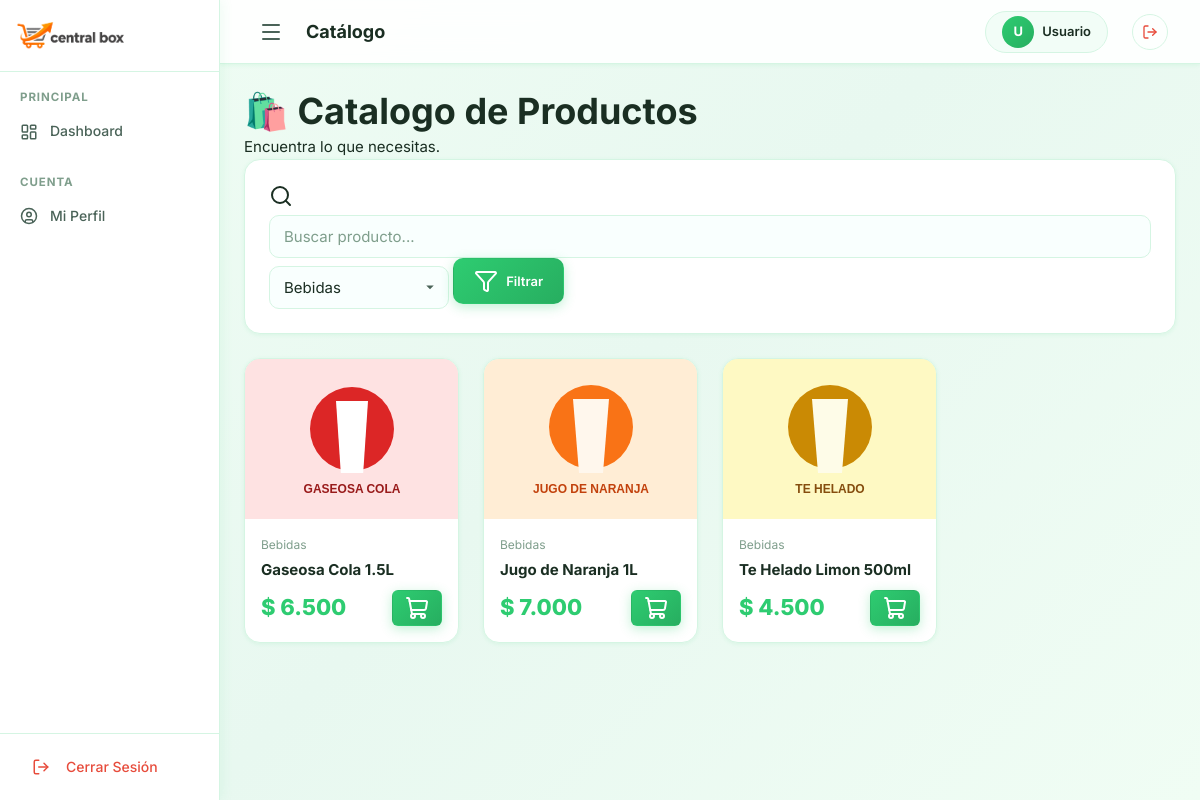
Screenshot of /public/index.php?controller=productos&action=catalogo&categoria=1 with the database file from the repository.
### tables this page shows
CREATE TABLE IF NOT EXISTS productos (
    id           INT UNSIGNED AUTO_INCREMENT PRIMARY KEY,
    nombre       VARCHAR(100)       NOT NULL,
    descripcion  TEXT               NULL,
    precio       DECIMAL(12,2)      NOT NULL DEFAULT 0.00,
    stock        INT                NOT NULL DEFAULT 0,
    stock_minimo INT                NOT NULL DEFAULT 5,
    imagen       VARCHAR(255)       NULL,
    categoria_id INT UNSIGNED       NULL,
    vendedor_id  INT UNSIGNED       NULL,
    activo       TINYINT(1)         NOT NULL DEFAULT 1,
    created_at   DATETIME           NOT NULL DEFAULT CURRENT_TIMESTAMP,
    updated_at   DATETIME           NOT NULL DEFAULT CURRENT_TIMESTAMP ON UPDATE CURRENT_TIMESTAMP,

    CONSTRAINT fk_producto_categoria
        FOREIGN KEY (categoria_id) REFERENCES categorias(id)
        ON DELETE SET NULL ON UPDATE CASCADE,

    CONSTRAINT fk_producto_vendedor
        FOREIGN KEY (vendedor_id) REFERENCES usuarios(id)
        ON DELETE SET NULL ON UPDATE CASCADE
);

CREATE TABLE IF NOT EXISTS categorias (
    id          INT UNSIGNED AUTO_INCREMENT PRIMARY KEY,
    nombre      VARCHAR(80)         NOT NULL UNIQUE,
    descripcion VARCHAR(255)        NULL,
    imagen      VARCHAR(255)        NULL,
    activa      TINYINT(1)          NOT NULL DEFAULT 1,
    created_at  DATETIME            NOT NULL DEFAULT CURRENT_TIMESTAMP
);

### controllers/ProductoController.php (called while the page is built, shortened)
<?php
require_once MODELS_PATH . '/Producto.php';
require_once MODELS_PATH . '/Categoria.php';
class ProductoController
{
    private Producto  $productoModel;
    private Categoria $categoriaModel;
    public function __construct()
    {
        $this->productoModel  = new Producto();
        $this->categoriaModel = new Categoria();
    }
    public function catalogo(): void
    {
        $pageTitle  = 'Catálogo';
        $categoriaId= (int)($_GET['categoria'] ?? 0) ?: null;
        $busqueda   = trim($_GET['busqueda']   ?? '');
        $page       = max(1, (int)($_GET['page'] ?? 1));
        $offset     = ($page - 1) * ITEMS_PER_PAGE;
        $productos  = $this->productoModel->getAll($categoriaId, $busqueda ?: null, ITEMS_PER_PAGE, $offset);
        $categorias = $this->categoriaModel->getAll(true);
        require_once VIEWS_PATH . '/Layouts/header.php';
        require_once VIEWS_PATH . '/compartido/productos/catalogo.php';
        require_once VIEWS_PATH . '/Layouts/footer.php';
    }
}

### public/index.php (called while the page is built, shortened)
<?php
require_once __DIR__ . '/../config/config.php';
require_once __DIR__ . '/../config/database.php';
$actionName     = $_GET['action']     ?? 'index';
$controller = new $controllerClass();
$controller->$actionName();

### config/config.php (called while the page is built, shortened)
<?php
function isLoggedIn(): bool
{
    return isset($_SESSION['usuario_id']);
}
function getUser(): ?array
{
    if (!isLoggedIn()) return null;
    return [
        'id'     => $_SESSION['usuario_id'],
        'nombre' => $_SESSION['usuario_nombre'],
        'email'  => $_SESSION['usuario_email'],
        'rol'    => $_SESSION['usuario_rol'],
        'avatar' => $_SESSION['usuario_avatar'] ?? null,
    ];
}
function e(?string $value): string
{
    return htmlspecialchars($value ?? '', ENT_QUOTES, 'UTF-8');
}
function formatPrice(float $price): string
{
    return '$ ' . number_format($price, 0, ',', '.');
}

### config/database.php (called while the page is built, shortened)
<?php
class Database
{
    private static ?Database $instance = null;
    private PDO $connection;
    private static string $host = '127.0.0.1';
    private static string $port = '3306';
    private static string $dbname = 'central_box';
    private static string $username = 'root';
    private static string $password = '';
    private static string $charset = 'utf8mb4';
    private function __construct()
    {
        try {
            $dsn = "mysql:host=" . self::$host . ";port=" . self::$port . ";dbname=" . self::$dbname . ";charset=" . self::$charset;
            $options = [
                PDO::ATTR_ERRMODE            => PDO::ERRMODE_EXCEPTION,
                PDO::ATTR_DEFAULT_FETCH_MODE => PDO::FETCH_ASSOC,
                PDO::ATTR_EMULATE_PREPARES   => false,
                PDO::MYSQL_ATTR_INIT_COMMAND => "SET NAMES " . self::$charset,
            ];
            $this->connection = new PDO($dsn, self::$username, self::$password, $options);
        } catch (PDOException $e) {
            die("Error de conexión a la base de datos: " . $e->getMessage());
        }
    }
    public static function getInstance(): self
    {
        if (self::$instance === null) {
            self::$instance = new self();
        }
        return self::$instance;
    }
    public function getConnection(): PDO
    {
        return $this->connection;
    }
}

### models/Categoria.php (called while the page is built, shortened)
<?php
require_once __DIR__ . '/../config/database.php';
class Categoria
{
    private PDO $db;
    public function __construct()
    {
        $this->db = Database::getInstance()->getConnection();
    }
    public function getAll(bool $soloActivas = false): array
    {
        $sql = "SELECT c.*, (SELECT COUNT(*) FROM productos p WHERE p.categoria_id = c.id AND p.activo = 1) AS total_productos FROM categorias c";
        if ($soloActivas) {
            $sql .= " WHERE c.activa = 1";
        }
        $sql .= " ORDER BY c.nombre ASC";
        $stmt = $this->db->query($sql);
        return $stmt->fetchAll();
    }
}

### models/Producto.php (called while the page is built, shortened)
<?php
require_once __DIR__ . '/../config/database.php';
class Producto
{
    private PDO $db;
    public function __construct()
    {
        $this->db = Database::getInstance()->getConnection();
    }
    public function getAll(?int $categoriaId = null, ?string $busqueda = null, int $limit = 12, int $offset = 0, bool $soloActivos = true): array
    {
        $sql = "SELECT p.*, c.nombre AS categoria_nombre, u.nombre AS vendedor_nombre
                FROM productos p
                LEFT JOIN categorias c ON p.categoria_id = c.id
                LEFT JOIN usuarios u ON p.vendedor_id = u.id
                WHERE 1=1";
        $params = [];
        if ($soloActivos) {
            $sql .= " AND p.activo = 1";
        }
        if ($categoriaId) {
            $sql .= " AND p.categoria_id = :categoria_id";
            $params[':categoria_id'] = $categoriaId;
        }
        $sql .= " ORDER BY p.created_at DESC LIMIT :limit OFFSET :offset";
        $stmt = $this->db->prepare($sql);
        foreach ($params as $key => $value) {
            $stmt->bindValue($key, $value);
        }
        $stmt->bindValue(':limit', $limit, PDO::PARAM_INT);
        $stmt->bindValue(':offset', $offset, PDO::PARAM_INT);
        $stmt->execute();
        return $stmt->fetchAll();
    }
}

### views/compartido/productos/catalogo.php (the view, shortened to what this page needs)
<div class="ped-header animate-fade-in">
    <div>
        <h1 class="ped-title">🛍️ Catalogo de Productos</h1>
        <p class="ped-subtitle">Encuentra lo que necesitas.</p>
    </div>
</div>
<div class="card animate-fade-in mb-lg">
    <form method="GET" action="<?= BASE_URL ?>/index.php" class="ped-filters">
        <div class="prov-search-wrap">
            <i data-lucide="search" class="prov-search-icon"></i>
            <input type="text" name="busqueda" class="form-control prov-search-input"
                   placeholder="Buscar producto..." value="<?= e($_GET['busqueda'] ?? '') ?>">
        </div>
        <select name="categoria" class="form-control" style="width:180px;">
            <?php foreach ($categorias as $cat): ?>
                <option value="<?= $cat['id'] ?>" <?= ($_GET['categoria'] ?? '') == $cat['id'] ? 'selected' : '' ?>>
                    <?= e($cat['nombre']) ?>
                </option>
            <?php endforeach; ?>
        </select>
        <button type="submit" class="btn btn-primary">
            <i data-lucide="filter"></i> Filtrar
        </button>
    </form>
</div>
<?php if (empty($productos)): ?>
    <div class="card">
        <div class="table-empty">
            <div class="table-empty-icon">📦</div>
            <p>No se encontraron productos.</p>
        </div>
    </div>
<?php else: ?>
    <div class="grid grid-4 stagger animate-fade-in">
        <?php foreach ($productos as $p): ?>
        <div class="card card-interactive" style="padding:0;overflow:hidden;">
            <div style="height:160px;background:var(--color-surface);display:flex;align-items:center;justify-content:center;">
                <?php if (!empty($p['imagen'])): ?>
                    <img src="<?= IMG_URL ?>/productos/<?= e($p['imagen']) ?>"
                         alt="<?= e($p['nombre']) ?>"
                         style="width:100%;height:160px;object-fit:cover;"
                         onerror="this.style.display='none'">
                <?php else: ?>
                    <i data-lucide="package" style="width:48px;height:48px;color:var(--color-text-muted);opacity:.3;"></i>
                <?php endif; ?>
            </div>
            <div style="padding:var(--space-md);">
                <div style="font-size:var(--font-size-xs);color:var(--color-text-muted);margin-bottom:4px;">
                    <?= e($p['categoria_nombre'] ?? '') ?>
                </div>
                <strong style="display:block;margin-bottom:8px;"><?= e($p['nombre']) ?></strong>
                <div style="display:flex;justify-content:space-between;align-items:center;">
                    <span style="font-size:var(--font-size-xl);font-weight:800;color:var(--color-primary);">
                        <?= formatPrice((float)$p['precio']) ?>
                    </span>
                    <?php if ($p['stock'] > 0): ?>
                        <a href="<?= BASE_URL ?>/index.php?controller=carrito&action=agregar&id=<?= $p['id'] ?>"
                           class="btn btn-primary btn-sm">
                            <i data-lucide="shopping-cart"></i>
                        </a>
                    <?php else: ?>
                        <span class="badge badge-danger">Sin stock</span>
                    <?php endif; ?>
                </div>
            </div>
        </div>
        <?php endforeach; ?>
    </div>
<?php endif; ?>

### views/Layouts/header.php (shortened to what this page needs)
<?php
$pageTitle = $pageTitle ?? 'Dashboard';
?>
<!DOCTYPE html>
<html lang="es">
<head>
    <link rel="stylesheet" href="<?= STYLES_URL ?>/main.css">
    <link rel="stylesheet" href="<?= STYLES_URL ?>/components.css">
</head>
<body>
<div class="app-layout">
    <?php require_once VIEWS_PATH . '/Layouts/sidebar.php'; ?>
    <div class="app-main" id="appMain">
        <header class="app-header" id="appHeader">
            <div class="header-left">
                <button class="sidebar-toggle" id="sidebarToggle" title="Toggle sidebar">
                    <i data-lucide="menu"></i>
                </button>
                <h1 class="page-title"><?= e($pageTitle) ?></h1>
            </div>
            <div class="header-right">
                <a href="<?= BASE_URL ?>/index.php?controller=usuarios&action=perfil" class="header-user" title="Mi Perfil">
                    <div class="header-user-avatar">
                        <?= strtoupper(substr($user['nombre'] ?? 'U', 0, 1)) ?>
                    </div>
                    <div class="header-user-info">
                        <span class="header-user-name"><?= e($user['nombre'] ?? 'Usuario') ?></span>
                    </div>
                </a>
                <a href="<?= BASE_URL ?>/index.php?controller=auth&action=logout" class="btn-logout-header" id="btnLogout" title="Cerrar Sesión">
                    <i data-lucide="log-out"></i>
                </a>
            </div>
        </header>
        <main class="app-content">

### views/Layouts/sidebar.php (shortened to what this page needs)
<?php
$user = getUser();
$currentController = $_GET['controller'] ?? 'dashboard';
function sidebarActive(string $controller, string $current): string {
    return $controller === $current ? 'active' : '';
}
?>
<aside class="sidebar" id="sidebar">
    <div class="sidebar-brand">
        <img src="<?= IMG_URL ?>/logo.png" alt="central_box" class="sidebar-logo">
    </div>
    <nav class="sidebar-nav">
        <div class="sidebar-section">
            <div class="sidebar-section-title">Principal</div>
            <a href="<?= BASE_URL ?>/index.php?controller=dashboard&action=index"
               class="sidebar-link <?= sidebarActive('dashboard', $currentController) ?>">
                <span class="sidebar-link-icon"><i data-lucide="layout-dashboard"></i></span>
                <span class="sidebar-link-text">
                    <span class="sidebar-link-name">Dashboard</span>
                </span>
            </a>
        </div>
        <div class="sidebar-section">
            <div class="sidebar-section-title">Cuenta</div>
            <a href="<?= BASE_URL ?>/index.php?controller=usuarios&action=perfil"
               class="sidebar-link">
                <span class="sidebar-link-icon"><i data-lucide="user-circle"></i></span>
                <span class="sidebar-link-text">
                    <span class="sidebar-link-name">Mi Perfil</span>
                </span>
            </a>
        </div>
    </nav>
    <div class="sidebar-footer">
        <a href="<?= BASE_URL ?>/index.php?controller=auth&action=logout" class="sidebar-logout">
            <span class="sidebar-link-icon"><i data-lucide="log-out"></i></span>
            <span class="sidebar-link-text">
                <span class="sidebar-link-name">Cerrar Sesión</span>
            </span>
        </a>
    </div>
</aside>

### views/Layouts/footer.php (shortened to what this page needs)
        </main>
    </div>
</div>
</body>
</html>

### Styles/components.css (style rules this page uses)
.btn { display: inline-flex; align-items: center; justify-content: center; gap: var(--space-sm); padding: 10px 20px; border-radius: var(--radius-md); font-size: var(--font-size-sm); font-weight: 600; cursor: pointer; transition: all var(--transition-fast); white-space: nowrap; border: 1px solid transparent; line-height: 1.4; }
.btn-primary { background: var(--gradient-primary); color: white; box-shadow: 0 3px 12px rgba(46, 204, 113, 0.30); }
.btn-sm { padding: 5px 12px; font-size: var(--font-size-xs); border-radius: var(--radius-sm); }
.card { background: #ffffff; border: 1px solid var(--color-border); border-radius: var(--radius-lg); padding: var(--space-lg); transition: all var(--transition-base); box-shadow: var(--shadow-sm); }
.form-control { width: 100%; padding: 11px 14px; background: #f9fffe; border: 1.5px solid var(--color-border); border-radius: var(--radius-md); color: var(--color-text); font-size: var(--font-size-base); transition: all var(--transition-fast); }
.form-control::placeholder { color: var(--color-text-muted); }
select.form-control { appearance: none; background-repeat: no-repeat; background-position: right 12px center; padding-right: 36px; }
select.form-control option { background: #ffffff; color: var(--color-text); }

### rows the page displays
productos: imagen (picture), categoria.nombre "Bebidas", nombre "Gaseosa Cola 1.5L", precio "$ 6.500"
productos: imagen (picture), categoria.nombre "Bebidas", nombre "Jugo de Naranja 1L", precio "$ 7.000"
productos: imagen (picture), categoria.nombre "Bebidas", nombre "Te Helado Limon 500ml", precio "$ 4.500"

### other values shown
$pageTitle "Catálogo"
substr($user['nombre'] ?? 'U', 0, 1) "U"
$user['nombre'] "Usuario"
form field categoria "Bebidas"
